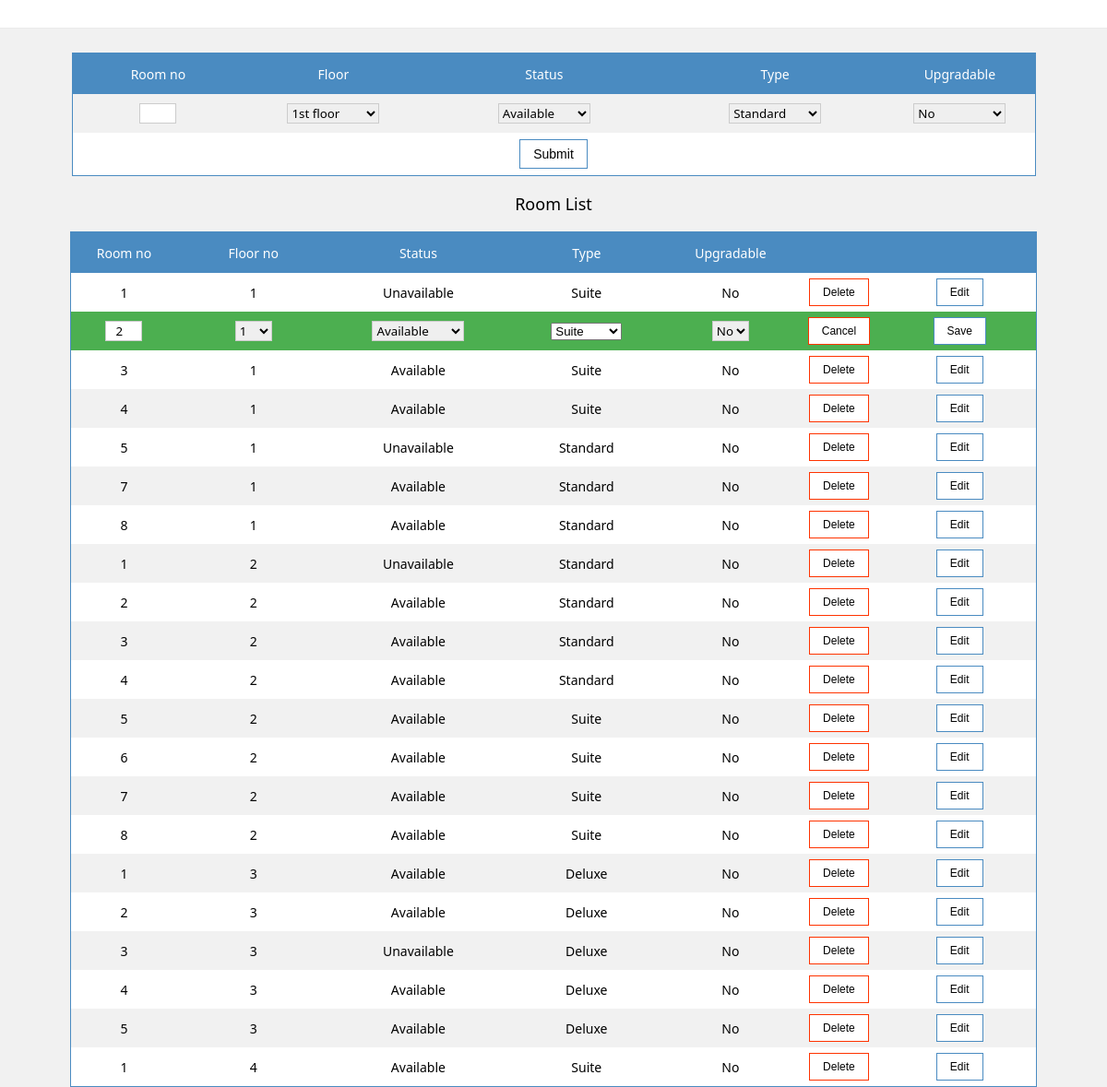
The page /room.php?ed=867 on the database its author committed.
### tables this page shows
CREATE TABLE `room_info` (
  `room_id` int(11) NOT NULL,
  `room_no` int(11) DEFAULT NULL,
  `floor_no` int(11) DEFAULT NULL,
  `status` tinyint(1) DEFAULT NULL,
  `type` int(11) DEFAULT NULL,
  `upgradable` tinyint(1) DEFAULT NULL,
  `c_room_no` int(11) DEFAULT NULL,
  `rate` int(11) DEFAULT NULL,
  `delete_status` int(11) NOT NULL DEFAULT '0'
);

CREATE TABLE `room_type` (
  `type_id` int(11) NOT NULL,
  `type_name` varchar(20) DEFAULT NULL,
  `rate` int(11) NOT NULL
);

### room.php (the view, shortened to what this page needs)
<?php
    $conn=mysqli_connect("localhost","root","");
    $db=mysqli_select_db($conn,"hotel_db");
    function show_floor_info_combo($conn,$db,$selected)
    {
        $query="select * from floor_info where floor_status=1";
        $result2=mysqli_query($conn,$query);
        while($data=mysqli_fetch_assoc($result2))
        {
           if($selected==-1)
           {
                echo "<option value=$data[floor_no]>$data[floor_name]</option>";
           }
           else
           {
               if ($selected==$data['floor_no'])
                    echo "<option value=$data[floor_no] selected >$data[floor_no]</option>";
                else
                    echo "<option value=$data[floor_no]>$data[floor_no]</option>";
            }
         }
    }
   function show_type_combo($conn,$db,$selected)
   {
        $query="select * from room_type";
        $result3=mysqli_query($conn,$query);
        while($data=mysqli_fetch_assoc($result3))
        {
               if ($selected==$data['type_id'])
                      echo "<option value= $data[type_id] selected>$data[type_name]</option>";
               else
                      echo "<option value= $data[type_id]>$data[type_name]</option>";
        }
    }
?>
<html>
<head>
</head>
<body bgcolor="#f1f1f1">
<div class="navigation">
</div>
<br/>
<br/><br/>
    <center>
        <form name="f1" method="POST">
             <table width="1045" cellpadding="0"   cellspacing="0"  >
                  <tr bgcolor="#4a8bc1">
                      <td width="174" height="44"><p class="header">Room no</p></td>
                      <td width="182"><p class="header">Floor</p></td>
                      <td width="246"><p class="header">Status</p></td>
                          <td width="223">
              <p class="header">  Type</p>
                </td>
                 <td width="152">
               <p class="header"> Upgradable</p>
                </td>
                </tr>
                <tr  bgcolor='#f1f1f1'>
                      <td height="42" align="center"> <input type="text" name="room_no" size="10" REQUIRED class="txt22"></td>
                       <td><select name="floor_no" default="1" class="cmb">
                       <?php
                          show_floor_info_combo($conn,$db,-1)
                        ?>
                    </select></td>
                    <td align="center"><select name="status"  class="cmb">
                        <option value=1 selected>Available</option>
                    </select></td>
                <td align="center">
                <select name="type"  class="cmb">
                  <?php
                   show_type_combo($conn,$db,-1);
                  ?>
                </select>
                </td>
                <td align="center">
                <select name="upgradable"  class="cmb">
                    <option value=0>No</option>
                    </select>
                </td>
            </tr>
            <tr >
                <td height="46" align="center" colspan="7"><input type="submit" name="submit" class="button"></td>
                </tr>
        </table>
     </form>
    <p class="main"> Room List</p>
    <table  width="1048" cellspacing="0">
        <tr bgcolor="#4a8bc1">
        <td width="107" height="44" align="center"><p class="header">Room no</p></td>
        <td  width="155" align="center"><p class="header">Floor no</p></td>
        <td  width="180" align="center"><p class="header">Status</p></td>
        <td  width="162" align="center"><p class="header">Type</p></td>
        <td width="130" align="center"><p class="header">Upgradable</p></td>
          <td  width="89"></td>
        <td width="50"></td>
        </tr>
        <?php
                $i=0;
				 $query2="select * from room_info,room_type where type=type_id order by c_room_no";
                 $result1=mysqli_query($conn,$query2);
                 while($data=mysqli_fetch_assoc($result1))
                 {
					 if(isset($_GET['ed']) && $_GET['ed']==$data['room_id'] )
					 {
						echo"<tr bgcolor='#4CAF50' >";
					}
                        else
						{
							if($i%2==1)
						{
							echo"<tr bgcolor='#f1f1f1' id='$i' onMouseOver='highlight($i)' onMouseOut='remove_highlight($i)' onDblClick=edit('$data[room_id]')>";
						}
						else
						{
							echo"<tr bgcolor='white' id='$i' onMouseOver='highlight($i)' onMouseOut='remove_highlight($i)'  onDblClick=edit('$data[room_id]')>";
							}
						}
							$i++;
                       if(isset($_GET['ed']) && $_GET['ed']==$data['room_id'] )
                       {
                           ?>
                           <form method='POST'>
                            <td height="42" align="center"><input type='hidden' name='room_id_e' value='<?php echo $data['room_id'];?>'>
                            <input type='text' name='room_no_e' value='<?php echo $data['room_no'];?>' size='4' class="txt22" REQUIRED></td>
                            <td align="center"><select name='floor_e' value=1  class="cmb2">
                           <?php
                            show_floor_info_combo($conn,$db,$data['floor_no']);
                            ?>
                           </select>
                           </td>
                            <?php
                            $one='';
                            if($data['status']==0)
                                $zero='selected';
                                else if($data['status']==1)
                                $one='selected';
                                else
                                $two='selected';
                                ?>
                            <td align="center"><select name='status_e'  class="cmb">
                            <option value=1 <?php echo $one;?>>Available</option>
                            </select>
                           <td align="center"><select name='type_e'>
                               <?php
                            show_type_combo($conn,$db,$data['type']);?>
                           </select>
                           </td>
                           <?php
                            $no='';
                            if($data['upgradable']==0)
                                $no='selected';
                               else
                               $yes='selected';
                               ?>
                            <td align="center"><select name='upgradable_e'  class="cmb2">
                    <option value=0 <?php echo $no; ?>>No</option>
                    </select></td>
                            <td align="center"><a href='room.php?'><input type='button'  value='Cancel' class="button_r"></a></td>
                            <td align="center"><input type='submit' name='submit_e' value='Save' class="button_g"></td>
                           </form>
                    <?php }
                    else
                    {
                        ?>
                       <td height="42" align="center"><?php echo $data['room_no'];?></td>
                       <td align="center"><?php echo $data['floor_no'];?></td>
                       <?php
                        if($data['status']==0)
                            $st='Booked';
                            else if($data['status']==1)
                                $st='Available';
                                else
                                    $st='Unavailable';
                            ?>
                       <td align="center"><?php echo $st; ?></td>
                       <td align="center"><?php echo $data['type_name']; ?></td>
                       <?php
                        if($data['upgradable']==1)
						{
                            ?> <td align="center">Yes</td>
                            <?php }
                        else
						{
						?>
                         <td align="center">No</td>
                         <?php
						 }
                        ?>
                       <td align="center"><a href='room.php?uid=<?php echo $data['room_id']?>'><input type="button" class="button_r" value="Delete"></a></td>
                       <td width="155" align="center"><a href='room.php?ed=<?php echo $data['room_id']?>'><input type="button" class="button_g" value="Edit"> </a></td>
                    <?php } ?>
                    </tr>
             <?php } ?>
      </table>
     </center>
</body>
</html>

### room.php (style rules this page uses)
.txt22 { outline:none; border: 1.5px solid #ccc; padding:10px 10px; width:40px; height:20px; transition:.5s; font-family:'Segoe UI'; transition: .5s; display:block; }
.cmb { outline:none; border: 1.5px solid #ccc; //padding:10px 10px; width:100px; //height:20px; transition:.5s; font-family:'Segoe UI'; transition: .5s; }
.cmb2 { outline:none; border: 1.5px solid #ccc; //padding:10px 10px; width:40px; //height:20px; transition:.5s; font-family:'Segoe UI'; transition: .5s; }
body { font-family:'Segoe UI'; font-size:14px; }
table { border: 1.5px solid #4a8bc1; font-size: 14px; background-color: white; text-align: center; }
.header { font-weight:200; color:white; }
.button { border: 1.5px solid #4a8bc1; background-color:white; font-size:14px; padding:7px 14px; transition: .5s; }
.button_r { border: 1.5px solid #F30; background-color:white; font-size:12px; padding:7px 14px; transition: .5s; }
.button_g { border: 1.5px solid #4a8bc1; background-color:white; font-size:12px; padding:7px 14px; transition: .5s; }
a { text-decoration:none; }
.main { font-size:18px; }
.navigation { width:1800px; height:30px; position:fixed; background-color:white; box-shadow: 0.2px 0.2px 0.5px #000000; }
body { margin:0; }

### rows shown on the page
room_info: room_no "1", floor_no "1", status "Unavailable", room_type.type_name "Suite", shows "No"
room_info: room_no_e "2"
room_info: room_no "3", floor_no "1", status "Available", room_type.type_name "Suite", shows "No"
room_info: room_no "4", floor_no "1", status "Available", room_type.type_name "Suite", shows "No"
room_info: room_no "5", floor_no "1", status "Unavailable", room_type.type_name "Standard", shows "No"
room_info: room_no "7", floor_no "1", status "Available", room_type.type_name "Standard", shows "No"
room_info: room_no "8", floor_no "1", status "Available", room_type.type_name "Standard", shows "No"
room_info: room_no "1", floor_no "2", status "Unavailable", room_type.type_name "Standard", shows "No"
room_info: room_no "2", floor_no "2", status "Available", room_type.type_name "Standard", shows "No"
room_info: room_no "3", floor_no "2", status "Available", room_type.type_name "Standard", shows "No"
room_info: room_no "4", floor_no "2", status "Available", room_type.type_name "Standard", shows "No"
room_info: room_no "5", floor_no "2", status "Available", room_type.type_name "Suite", shows "No"
room_info: room_no "6", floor_no "2", status "Available", room_type.type_name "Suite", shows "No"
room_info: room_no "7", floor_no "2", status "Available", room_type.type_name "Suite", shows "No"
room_info: room_no "8", floor_no "2", status "Available", room_type.type_name "Suite", shows "No"
room_info: room_no "1", floor_no "3", status "Available", room_type.type_name "Deluxe", shows "No"
room_info: room_no "2", floor_no "3", status "Available", room_type.type_name "Deluxe", shows "No"
room_info: room_no "3", floor_no "3", status "Unavailable", room_type.type_name "Deluxe", shows "No"
room_info: room_no "4", floor_no "3", status "Available", room_type.type_name "Deluxe", shows "No"
room_info: room_no "5", floor_no "3", status "Available", room_type.type_name "Deluxe", shows "No"
room_info: room_no "1", floor_no "4", status "Available", room_type.type_name "Suite", shows "No"

### other values the page prints
form field floor_no "1st floor"
form field type "Standard"
form field floor_e "1"
form field type_e "Suite"
